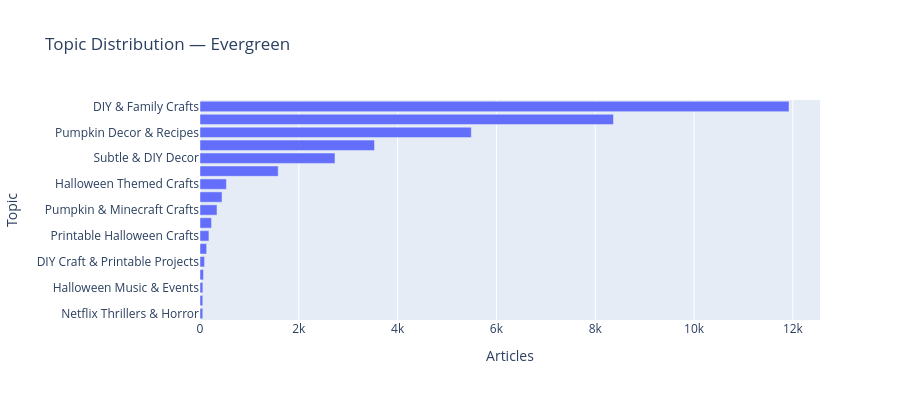
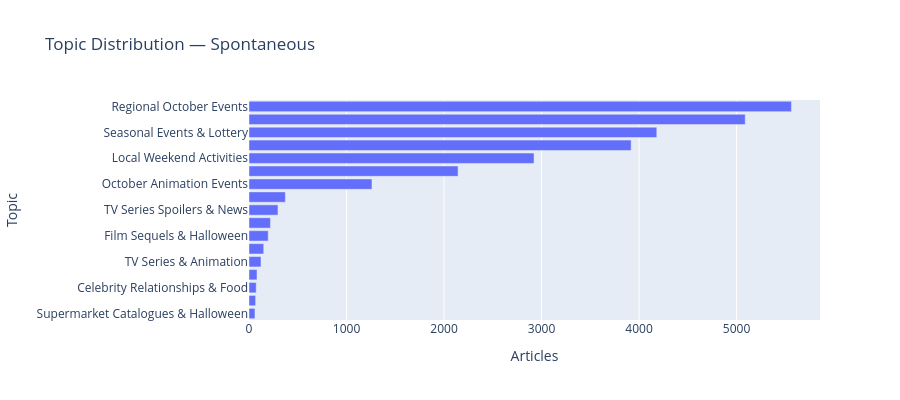
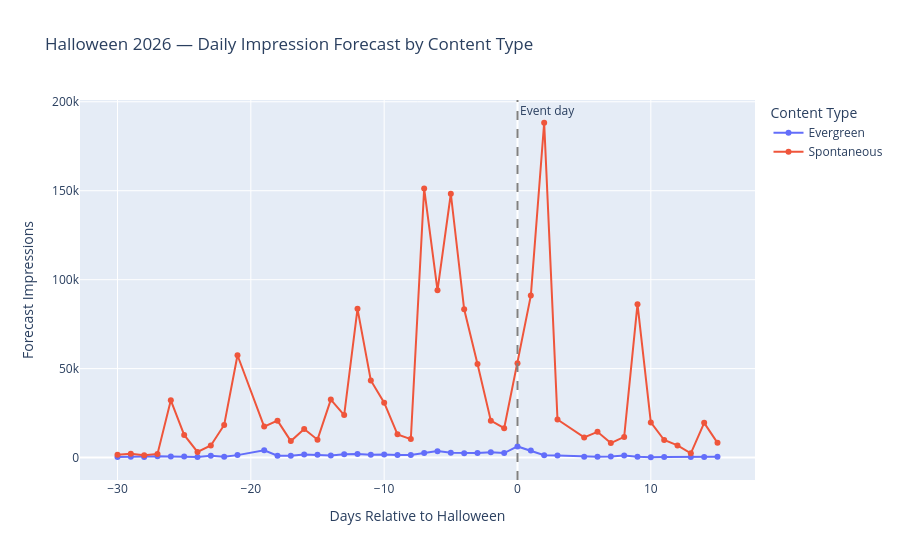
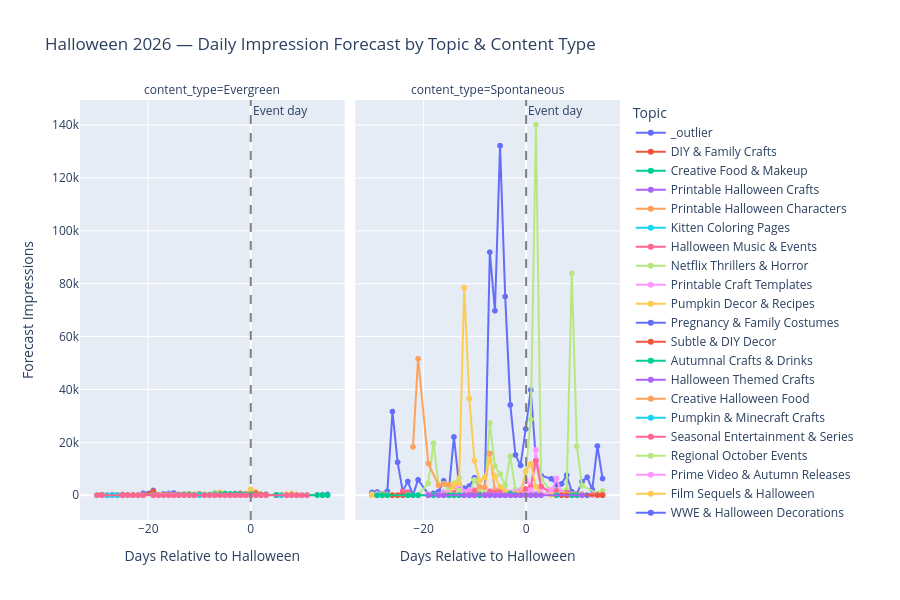

Write notebook code for charts like these, in order.
### Markdown cell above
## Step 4 — Visualize

Topic distribution per content type, daily forecast by content type, and daily forecast by topic.

### Code cell
%run 4-visualize.py

### Figure 1 — Plotly figure (JSON) as saved in the notebook; plotly's stock layout.template omitted (floating-point values rounded to 4 significant figures)
{"data": [{"hovertemplate": "Articles=%{x}<br>Topic=%{y}<extra></extra>", "legendgroup": "", "marker": {"color": "#636efa", "pattern": {"shape": ""}}, "name": "", "orientation": "h", "showlegend": false, "textposition": "auto", "type": "bar", "x": [56, 56, 58, 70, 92, 134, 181, 233, 344, 446, 534, 1583, 2732, 3532, 5491, 8368, 11921], "xaxis": "x", "y": ["Netflix Thrillers & Horror", "Printable Craft Templates", "Halloween Music & Events", "Kitten Coloring Pages", "DIY Craft & Printable Projects", "Printable Halloween Characters", "Printable Halloween Crafts", "Seasonal Entertainment & Series", "Pumpkin & Minecraft Crafts", "Creative Halloween Food", "Halloween Themed Crafts", "Autumnal Crafts & Drinks", "Subtle & DIY Decor", "Pregnancy & Family Costumes", "Pumpkin Decor & Recipes", "Creative Food & Makeup", "DIY & Family Crafts"], "yaxis": "y"}], "layout": {"barmode": "relative", "height": 400, "legend": {"tracegroupgap": 0}, "title": {"text": "Topic Distribution — Evergreen"}, "xaxis": {"anchor": "y", "domain": [0, 1], "title": {"text": "Articles"}}, "yaxis": {"anchor": "x", "domain": [0, 1], "title": {"text": "Topic"}}}}

### Figure 2 — Plotly figure (JSON) as saved in the notebook; plotly's stock layout.template omitted (floating-point values rounded to 4 significant figures)
{"data": [{"hovertemplate": "Articles=%{x}<br>Topic=%{y}<extra></extra>", "legendgroup": "", "marker": {"color": "#636efa", "pattern": {"shape": ""}}, "name": "", "orientation": "h", "showlegend": false, "textposition": "auto", "type": "bar", "x": [61, 68, 74, 82, 123, 151, 197, 220, 297, 373, 1261, 2144, 2923, 3919, 4182, 5089, 5563], "xaxis": "x", "y": ["Supermarket Catalogues & Halloween", "TV Comedies & Series News", "Celebrity Relationships & Food", "October Local Event Listings", "TV Series & Animation", "WWE & Halloween Decorations", "Film Sequels & Halloween", "Regional Culture & Events", "TV Series Spoilers & News", "Autumn Harvest & Halloween", "October Animation Events", "November Animation Festivals", "Local Weekend Activities", "Local Event Listings", "Seasonal Events & Lottery", "Prime Video & Autumn Releases", "Regional October Events"], "yaxis": "y"}], "layout": {"barmode": "relative", "height": 400, "legend": {"tracegroupgap": 0}, "title": {"text": "Topic Distribution — Spontaneous"}, "xaxis": {"anchor": "y", "domain": [0, 1], "title": {"text": "Articles"}}, "yaxis": {"anchor": "x", "domain": [0, 1], "title": {"text": "Topic"}}}}

### Figure 3 — Plotly figure (JSON) as saved in the notebook; plotly's stock layout.template omitted (floating-point values rounded to 4 significant figures)
{"data": [{"hovertemplate": "Content Type=Evergreen<br>Days Relative to Halloween=%{x}<br>Forecast Impressions=%{y}<extra></extra>", "legendgroup": "Evergreen", "line": {"color": "#636efa", "dash": "solid"}, "marker": {"symbol": "circle"}, "mode": "lines+markers", "name": "Evergreen", "orientation": "v", "showlegend": true, "type": "scatter", "x": [-30, -29, -28, -27, -26, -25, -24, -23, -22, -21, -19, -18, -17, -16, -15, -14, -13, -12, -11, -10, -9, -8, -7, -6, -5, -4, -3, -2, -1, 0, 1, 2, 3, 5, 6, 7, 8, 9, 10, 11, 13, 14, 15], "xaxis": "x", "y": [308, 548, 376, 771, 643, 579, 402, 1028, 547, 1394, 4133, 1032, 1112, 1800, 1644, 1164, 1941, 1997, 1568, 1784, 1476, 1447, 2586, 3637, 2732, 2446, 2569, 2997, 2543, 6269, 3990, 1320, 1155, 449, 453, 564, 1118, 503, 199, 389, 274, 292, 531], "yaxis": "y"}, {"hovertemplate": "Content Type=Spontaneous<br>Days Relative to Halloween=%{x}<br>Forecast Impressions=%{y}<extra></extra>", "legendgroup": "Spontaneous", "line": {"color": "#EF553B", "dash": "solid"}, "marker": {"symbol": "circle"}, "mode": "lines+markers", "name": "Spontaneous", "orientation": "v", "showlegend": true, "type": "scatter", "x": [-30, -29, -28, -27, -26, -25, -24, -23, -22, -21, -19, -18, -17, -16, -15, -14, -13, -12, -11, -10, -9, -8, -7, -6, -5, -4, -3, -2, -1, 0, 1, 2, 3, 5, 6, 7, 8, 9, 10, 11, 12, 13, 14, 15], "xaxis": "x", "y": [1594, 2110, 1383, 2079, 32189, 12755, 3218, 6835, 18357, 57523, 17438, 20782, 9277, 16068, 10074, 32625, 23908, 83598, 43389, 30867, 13056, 10407, 151237, 94035, 148300, 83342, 52614, 20764, 16510, 53014, 91060, 188199, 21409, 11351, 14477, 8141, 11647, 86247, 19749, 9866, 6843, 2416, 19540, 8306], "yaxis": "y"}], "layout": {"annotations": [{"showarrow": false, "text": "Event day", "x": 0, "xanchor": "left", "xref": "x", "y": 1, "yanchor": "top", "yref": "y domain"}], "legend": {"title": {"text": "Content Type"}, "tracegroupgap": 0}, "shapes": [{"line": {"color": "gray", "dash": "dash"}, "type": "line", "x0": 0, "x1": 0, "xref": "x", "y0": 0, "y1": 1, "yref": "y domain"}], "title": {"text": "Halloween 2026 — Daily Impression Forecast by Content Type"}, "xaxis": {"anchor": "y", "domain": [0, 1], "title": {"text": "Days Relative to Halloween"}}, "yaxis": {"anchor": "x", "domain": [0, 1], "title": {"text": "Forecast Impressions"}}}}

### Figure 4 — Plotly figure (JSON) as saved in the notebook; plotly's stock layout.template omitted (floating-point values rounded to 4 significant figures)
{"data": [{"hovertemplate": "Topic=_outlier<br>content_type=Evergreen<br>Days Relative to Halloween=%{x}<br>Forecast Impressions=%{y}<extra></extra>", "legendgroup": "_outlier", "line": {"color": "#636efa", "dash": "solid"}, "marker": {"symbol": "circle"}, "mode": "lines+markers", "name": "_outlier", "showlegend": true, "type": "scattergl", "x": [-30, -29, -28, -27, -26, -25, -24, -23, -22, -21, -19, -18, -17, -16, -15, -14, -13, -12, -11, -10, -9, -8, -7, -6, -5, -4, -3, -2, -1, 0, 1, 2, 3, 5, 6, 7, 8, 9, 10, 11, 14, 15], "xaxis": "x", "y": [39, 61, 56, 72, 101, 46, 39, 128, 45, 708, 1805, 252, 491, 676, 851, 131, 259, 150, 148, 246, 197, 221, 341, 644, 405, 238, 292, 278, 446, 532, 331, 87, 348, 75, 34, 20, 94, 77, 41, 57, 153, 322], "yaxis": "y"}, {"hovertemplate": "Topic=_outlier<br>content_type=Spontaneous<br>Days Relative to Halloween=%{x}<br>Forecast Impressions=%{y}<extra></extra>", "legendgroup": "_outlier", "line": {"color": "#636efa", "dash": "solid"}, "marker": {"symbol": "circle"}, "mode": "lines+markers", "name": "_outlier", "showlegend": false, "type": "scattergl", "x": [-30, -29, -28, -27, -26, -25, -24, -23, -22, -21, -19, -18, -17, -16, -15, -14, -13, -12, -11, -10, -9, -8, -7, -6, -5, -4, -3, -2, -1, 0, 1, 2, 3, 5, 6, 7, 8, 9, 10, 11, 12, 13, 14, 15], "xaxis": "x2", "y": [1074, 1212, 613, 1483, 31661, 12482, 1565, 5199, 50, 5842, 397, 679, 1373, 5461, 1771, 22052, 3710, 2648, 3501, 6600, 1867, 316, 91897, 69788, 132194, 75145, 34136, 15227, 11275, 25061, 39826, 13263, 7434, 6217, 3928, 4279, 7615, 1323, 546, 5185, 6814, 2132, 18609, 6305], "yaxis": "y2"}, {"hovertemplate": "Topic=DIY & Family Crafts<br>content_type=Evergreen<br>Days Relative to Halloween=%{x}<br>Forecast Impressions=%{y}<extra></extra>", "legendgroup": "DIY & Family Crafts", "line": {"color": "#EF553B", "dash": "solid"}, "marker": {"symbol": "circle"}, "mode": "lines+markers", "name": "DIY & Family Crafts", "showlegend": true, "type": "scattergl", "x": [-30, -29, -28, -27, -26, -25, -24, -23, -22, -21, -19, -18, -17, -16, -15, -14, -13, -12, -11, -10, -9, -8, -7, -6, -5, -4, -3, -2, -1, 0, 1, 2, 3, 5, 6, 7, 8, 9, 10, 11, 13, 14, 15], "xaxis": "x", "y": [47, 84, 49, 88, 93, 58, 58, 161, 103, 171, 1513, 246, 162, 262, 199, 268, 463, 372, 283, 506, 240, 246, 597, 662, 452, 488, 624, 673, 530, 1546, 772, 242, 108, 71, 19, 17, 60, 46, 25, 55, 130, 29, 62], "yaxis": "y"}, {"hovertemplate": "Topic=Creative Food & Makeup<br>content_type=Evergreen<br>Days Relative to Halloween=%{x}<br>Forecast Impressions=%{y}<extra></extra>", "legendgroup": "Creative Food & Makeup", "line": {"color": "#00cc96", "dash": "solid"}, "marker": {"symbol": "circle"}, "mode": "lines+markers", "name": "Creative Food & Makeup", "showlegend": true, "type": "scattergl", "x": [-30, -29, -28, -27, -26, -25, -24, -23, -22, -21, -19, -18, -17, -16, -15, -14, -13, -12, -11, -10, -9, -8, -7, -6, -5, -4, -3, -2, -1, 0, 1, 2, 3, 5, 6, 7, 8, 9, 10, 11, 13, 14, 15], "xaxis": "x", "y": [20, 72, 71, 111, 81, 36, 30, 80, 51, 75, 149, 61, 61, 90, 92, 136, 312, 201, 153, 174, 172, 117, 754, 328, 308, 497, 314, 417, 318, 931, 538, 159, 148, 119, 35, 39, 85, 38, 20, 38, 69, 52, 62], "yaxis": "y"}, {"hovertemplate": "Topic=Printable Halloween Crafts<br>content_type=Evergreen<br>Days Relative to Halloween=%{x}<br>Forecast Impressions=%{y}<extra></extra>", "legendgroup": "Printable Halloween Crafts", "line": {"color": "#ab63fa", "dash": "solid"}, "marker": {"symbol": "circle"}, "mode": "lines+markers", "name": "Printable Halloween Crafts", "showlegend": true, "type": "scattergl", "x": [-30, -29, -28, -27, -26, -24, -23, -22, -21, -19, -18, -17, -16, -15, -14, -13, -12, -11, -10, -9, -8, -7, -6, -5, -4, -3, -2, -1, 0, 2, 6], "xaxis": "x", "y": [9, 15, 5, 33, 23, 8, 155, 40, 53, 48, 37, 37, 87, 62, 59, 2, 94, 121, 88, 80, 58, 48, 92, 89, 65, 76, 66, 1, 46, 2, 4], "yaxis": "y"}, {"hovertemplate": "Topic=Printable Halloween Characters<br>content_type=Evergreen<br>Days Relative to Halloween=%{x}<br>Forecast Impressions=%{y}<extra></extra>", "legendgroup": "Printable Halloween Characters", "line": {"color": "#FFA15A", "dash": "solid"}, "marker": {"symbol": "circle"}, "mode": "lines+markers", "name": "Printable Halloween Characters", "showlegend": true, "type": "scattergl", "x": [-30, -29, -28, -27, -26, -25, -24, -23, -22, -21, -19, -18, -17, -16, -15, -14, -13, -12, -11, -10, -9, -8, -7, -6, -5, -4, -3, -2, 0, 1, 2], "xaxis": "x", "y": [5, 1, 9, 9, 13, 6, 5, 31, 10, 21, 44, 17, 34, 44, 25, 22, 41, 29, 54, 47, 30, 69, 43, 17, 34, 21, 76, 59, 75, 17, 7], "yaxis": "y"}, {"hovertemplate": "Topic=Kitten Coloring Pages<br>content_type=Evergreen<br>Days Relative to Halloween=%{x}<br>Forecast Impressions=%{y}<extra></extra>", "legendgroup": "Kitten Coloring Pages", "line": {"color": "#19d3f3", "dash": "solid"}, "marker": {"symbol": "circle"}, "mode": "lines+markers", "name": "Kitten Coloring Pages", "showlegend": true, "type": "scattergl", "x": [-30, -29, -27, -26, -23, -22, -19, -17, -16, -13, -12, -11, -10, -9, -8, -7, -6, -5, -4, -3, -2, 1, 2, 9, 10, 11], "xaxis": "x", "y": [0, 0, 2, 1, 1, 0, 1, 0, 1, 0, 2, 0, 0, 1, 0, 1, 1, 0, 0, 0, 0, 0, 1, 2, 1, 1], "yaxis": "y"}, {"hovertemplate": "Topic=Halloween Music & Events<br>content_type=Evergreen<br>Days Relative to Halloween=%{x}<br>Forecast Impressions=%{y}<extra></extra>", "legendgroup": "Halloween Music & Events", "line": {"color": "#FF6692", "dash": "solid"}, "marker": {"symbol": "circle"}, "mode": "lines+markers", "name": "Halloween Music & Events", "showlegend": true, "type": "scattergl", "x": [-29, -28, -17, -14, -12, -11, -8, -5, -3], "xaxis": "x", "y": [0, 0, 3, 0, 1, 0, 0, 2, 2], "yaxis": "y"}, {"hovertemplate": "Topic=Netflix Thrillers & Horror<br>content_type=Evergreen<br>Days Relative to Halloween=%{x}<br>Forecast Impressions=%{y}<extra></extra>", "legendgroup": "Netflix Thrillers & Horror", "line": {"color": "#B6E880", "dash": "solid"}, "marker": {"symbol": "circle"}, "mode": "lines+markers", "name": "Netflix Thrillers & Horror", "showlegend": true, "type": "scattergl", "x": [-22, -18, -16, -13, -5, -3, 0], "xaxis": "x", "y": [0, 0, 0, 0, 0, 0, 0], "yaxis": "y"}, {"hovertemplate": "Topic=Printable Craft Templates<br>content_type=Evergreen<br>Days Relative to Halloween=%{x}<br>Forecast Impressions=%{y}<extra></extra>", "legendgroup": "Printable Craft Templates", "line": {"color": "#FF97FF", "dash": "solid"}, "marker": {"symbol": "circle"}, "mode": "lines+markers", "name": "Printable Craft Templates", "showlegend": true, "type": "scattergl", "x": [-30, -25, -23, -21, -15, -14, -12, -10, -9, -7, -6, -4, -2, 0], "xaxis": "x", "y": [0, 0, 0, 0, 0, 0, 1, 0, 2, 0, 2, 2, 0, 0], "yaxis": "y"}, {"hovertemplate": "Topic=Pumpkin Decor & Recipes<br>content_type=Evergreen<br>Days Relative to Halloween=%{x}<br>Forecast Impressions=%{y}<extra></extra>", "legendgroup": "Pumpkin Decor & Recipes", "line": {"color": "#FECB52", "dash": "solid"}, "marker": {"symbol": "circle"}, "mode": "lines+markers", "name": "Pumpkin Decor & Recipes", "showlegend": true, "type": "scattergl", "x": [-30, -29, -28, -27, -26, -25, -24, -23, -22, -21, -19, -18, -17, -16, -15, -14, -13, -12, -11, -10, -9, -8, -7, -6, -5, -4, -3, -2, -1, 0, 1, 2, 3, 6, 7, 8, 9, 10, 11, 14, 15], "xaxis": "x", "y": [62, 43, 64, 92, 101, 86, 75, 178, 142, 167, 225, 282, 186, 322, 224, 190, 319, 564, 353, 342, 304, 335, 450, 1167, 582, 384, 370, 412, 489, 2252, 1273, 317, 217, 272, 423, 700, 186, 49, 101, 30, 33], "yaxis": "y"}, {"hovertemplate": "Topic=Pregnancy & Family Costumes<br>content_type=Evergreen<br>Days Relative to Halloween=%{x}<br>Forecast Impressions=%{y}<extra></extra>", "legendgroup": "Pregnancy & Family Costumes", "line": {"color": "#636efa", "dash": "solid"}, "marker": {"symbol": "circle"}, "mode": "lines+markers", "name": "Pregnancy & Family Costumes", "showlegend": true, "type": "scattergl", "x": [-30, -29, -28, -27, -26, -25, -24, -23, -22, -21, -19, -18, -17, -16, -15, -14, -13, -12, -11, -10, -9, -8, -7, -6, -5, -4, -3, -2, -1, 0, 1, 2, 3, 5, 6, 7, 8, 9, 10, 11, 14, 15], "xaxis": "x", "y": [22, 16, 11, 148, 80, 34, 28, 43, 19, 36, 70, 28, 28, 98, 68, 70, 75, 63, 88, 81, 72, 76, 93, 98, 69, 82, 76, 78, 62, 110, 59, 35, 156, 16, 4, 3, 6, 2, 3, 3, 3, 6], "yaxis": "y"}, {"hovertemplate": "Topic=Subtle & DIY Decor<br>content_type=Evergreen<br>Days Relative to Halloween=%{x}<br>Forecast Impressions=%{y}<extra></extra>", "legendgroup": "Subtle & DIY Decor", "line": {"color": "#EF553B", "dash": "solid"}, "marker": {"symbol": "circle"}, "mode": "lines+markers", "name": "Subtle & DIY Decor", "showlegend": true, "type": "scattergl", "x": [-30, -29, -28, -27, -26, -25, -24, -23, -22, -21, -19, -18, -17, -16, -15, -14, -13, -12, -11, -10, -9, -8, -7, -6, -5, -4, -3, -2, -1, 0, 1, 2, 3, 6, 7, 8, 9, 10, 11], "xaxis": "x", "y": [11, 203, 79, 141, 78, 256, 103, 125, 54, 72, 56, 20, 29, 46, 32, 203, 171, 152, 172, 59, 147, 65, 69, 132, 89, 152, 121, 548, 338, 404, 767, 318, 117, 53, 38, 112, 86, 41, 52], "yaxis": "y"}, {"hovertemplate": "Topic=Autumnal Crafts & Drinks<br>content_type=Evergreen<br>Days Relative to Halloween=%{x}<br>Forecast Impressions=%{y}<extra></extra>", "legendgroup": "Autumnal Crafts & Drinks", "line": {"color": "#00cc96", "dash": "solid"}, "marker": {"symbol": "circle"}, "mode": "lines+markers", "name": "Autumnal Crafts & Drinks", "showlegend": true, "type": "scattergl", "x": [-30, -29, -28, -27, -26, -25, -24, -23, -22, -21, -19, -18, -17, -16, -15, -14, -13, -12, -11, -10, -9, -8, -7, -6, -5, -4, -3, -2, -1, 0, 1, 2, 3, 5, 6, 7, 8, 9, 10, 11, 13, 14, 15], "xaxis": "x", "y": [86, 49, 26, 51, 56, 41, 40, 89, 52, 61, 197, 78, 51, 132, 63, 71, 252, 321, 176, 216, 199, 229, 150, 457, 664, 484, 570, 436, 328, 325, 152, 84, 54, 168, 31, 23, 60, 54, 15, 68, 75, 25, 46], "yaxis": "y"}, {"hovertemplate": "Topic=Halloween Themed Crafts<br>content_type=Evergreen<br>Days Relative to Halloween=%{x}<br>Forecast Impressions=%{y}<extra></extra>", "legendgroup": "Halloween Themed Crafts", "line": {"color": "#ab63fa", "dash": "solid"}, "marker": {"symbol": "circle"}, "mode": "lines+markers", "name": "Halloween Themed Crafts", "showlegend": true, "type": "scattergl", "x": [-30, -29, -28, -27, -26, -25, -24, -23, -22, -21, -19, -18, -17, -16, -15, -14, -13, -12, -11, -10, -9, -8, -7, -6, -5, -4, -3, -2, -1, 0, 1, 2], "xaxis": "x", "y": [2, 2, 1, 1, 3, 2, 3, 6, 3, 7, 5, 3, 5, 8, 3, 3, 7, 8, 10, 6, 7, 6, 4, 6, 6, 6, 16, 9, 2, 9, 2, 0], "yaxis": "y"}, {"hovertemplate": "Topic=Creative Halloween Food<br>content_type=Evergreen<br>Days Relative to Halloween=%{x}<br>Forecast Impressions=%{y}<extra></extra>", "legendgroup": "Creative Halloween Food", "line": {"color": "#FFA15A", "dash": "solid"}, "marker": {"symbol": "circle"}, "mode": "lines+markers", "name": "Creative Halloween Food", "showlegend": true, "type": "scattergl", "x": [-30, -29, -28, -27, -26, -25, -24, -23, -22, -21, -19, -18, -17, -16, -15, -14, -13, -12, -11, -10, -9, -8, -7, -6, -5, -4, -3, -2, -1, 0, 1, 2, 3, 6, 10, 11], "xaxis": "x", "y": [0, 1, 2, 3, 7, 2, 2, 8, 0, 7, 5, 3, 1, 5, 12, 2, 9, 14, 3, 6, 22, 15, 25, 8, 6, 10, 9, 12, 9, 17, 55, 40, 4, 0, 0, 1], "yaxis": "y"}, {"hovertemplate": "Topic=Pumpkin & Minecraft Crafts<br>content_type=Evergreen<br>Days Relative to Halloween=%{x}<br>Forecast Impressions=%{y}<extra></extra>", "legendgroup": "Pumpkin & Minecraft Crafts", "line": {"color": "#19d3f3", "dash": "solid"}, "marker": {"symbol": "circle"}, "mode": "lines+markers", "name": "Pumpkin & Minecraft Crafts", "showlegend": true, "type": "scattergl", "x": [-30, -29, -28, -27, -26, -25, -24, -23, -22, -21, -19, -18, -17, -16, -15, -14, -13, -12, -11, -10, -9, -8, -7, -6, -5, -4, -3, -2, -1, 0, 1, 2, 3, 6, 9, 10, 11], "xaxis": "x", "y": [3, 1, 3, 20, 6, 4, 5, 17, 5, 6, 14, 3, 6, 21, 9, 6, 26, 24, 7, 13, 3, 10, 9, 21, 18, 12, 12, 8, 19, 21, 17, 12, 2, 1, 10, 3, 9], "yaxis": "y"}, {"hovertemplate": "Topic=Seasonal Entertainment & Series<br>content_type=Evergreen<br>Days Relative to Halloween=%{x}<br>Forecast Impressions=%{y}<extra></extra>", "legendgroup": "Seasonal Entertainment & Series", "line": {"color": "#FF6692", "dash": "solid"}, "marker": {"symbol": "circle"}, "mode": "lines+markers", "name": "Seasonal Entertainment & Series", "showlegend": true, "type": "scattergl", "x": [-30, -29, -25, -24, -23, -22, -21, -19, -18, -17, -16, -15, -14, -13, -12, -11, -9, -8, -7, -6, -5, -4, -3, -2, -1, 0, 1, 2, 3, 7, 8, 9, 10, 11], "xaxis": "x", "y": [2, 0, 8, 6, 6, 23, 10, 1, 2, 18, 8, 4, 3, 5, 1, 0, 0, 0, 2, 2, 8, 5, 11, 1, 1, 1, 7, 16, 1, 1, 1, 2, 1, 4], "yaxis": "y"}, {"hovertemplate": "Topic=Regional October Events<br>content_type=Spontaneous<br>Days Relative to Halloween=%{x}<br>Forecast Impressions=%{y}<extra></extra>", "legendgroup": "Regional October Events", "line": {"color": "#B6E880", "dash": "solid"}, "marker": {"symbol": "circle"}, "mode": "lines+markers", "name": "Regional October Events", "showlegend": true, "type": "scattergl", "x": [-30, -29, -28, -27, -26, -25, -24, -23, -22, -21, -19, -18, -17, -16, -15, -14, -13, -12, -11, -10, -9, -8, -7, -6, -5, -4, -3, -2, -1, 0, 1, 2, 3, 5, 6, 7, 8, 9, 10, 11, 14, 15], "xaxis": "x2", "y": [411, 485, 434, 280, 210, 92, 91, 124, 2, 16, 4533, 19724, 3797, 4367, 1907, 4612, 6364, 365, 800, 5798, 1914, 155, 27304, 10952, 8031, 3781, 14677, 2091, 1393, 8891, 28707, 140097, 6360, 1302, 979, 1540, 2120, 83940, 18457, 3602, 676, 1654], "yaxis": "y2"}, {"hovertemplate": "Topic=Prime Video & Autumn Releases<br>content_type=Spontaneous<br>Days Relative to Halloween=%{x}<br>Forecast Impressions=%{y}<extra></extra>", "legendgroup": "Prime Video & Autumn Releases", "line": {"color": "#FF97FF", "dash": "solid"}, "marker": {"symbol": "circle"}, "mode": "lines+markers", "name": "Prime Video & Autumn Releases", "showlegend": true, "type": "scattergl", "x": [-30, -29, -28, -27, -26, -25, -24, -23, -22, -21, -19, -18, -17, -16, -15, -14, -13, -12, -11, -10, -9, -8, -7, -6, -5, -4, -3, -2, -1, 0, 1, 2, 3, 5, 6, 7, 8, 9, 10, 11, 13, 14, 15], "xaxis": "x2", "y": [17, 291, 142, 83, 83, 64, 50, 160, 2, 5, 362, 95, 261, 1245, 593, 592, 4049, 1341, 1990, 2016, 130, 70, 992, 2112, 2063, 1730, 1164, 1249, 2012, 5739, 3694, 17149, 2782, 2081, 1085, 267, 274, 180, 115, 251, 117, 43, 75], "yaxis": "y2"}, {"hovertemplate": "Topic=Film Sequels & Halloween<br>content_type=Spontaneous<br>Days Relative to Halloween=%{x}<br>Forecast Impressions=%{y}<extra></extra>", "legendgroup": "Film Sequels & Halloween", "line": {"color": "#FECB52", "dash": "solid"}, "marker": {"symbol": "circle"}, "mode": "lines+markers", "name": "Film Sequels & Halloween", "showlegend": true, "type": "scattergl", "x": [-30, -29, -27, -25, -24, -23, -22, -18, -13, -12, -11, -6, -5, -4, -3, -2, -1, 0, 1, 2, 3, 10, 11], "xaxis": "x2", "y": [3, 4, 2, 1, 5, 1, 0, 1, 1, 0, 0, 15, 449, 169, 3, 3, 4, 659, 200, 232, 57, 1, 7], "yaxis": "y2"}, {"hovertemplate": "Topic=WWE & Halloween Decorations<br>content_type=Spontaneous<br>Days Relative to Halloween=%{x}<br>Forecast Impressions=%{y}<extra></extra>", "legendgroup": "WWE & Halloween Decorations", "line": {"color": "#636efa", "dash": "solid"}, "marker": {"symbol": "circle"}, "mode": "lines+markers", "name": "WWE & Halloween Decorations", "showlegend": true, "type": "scattergl", "x": [-29, -19, -15, -14, -13, -12, -11, -10, -9, -8, -7, -6, -5, -4, -3, -2, 0, 1, 3, 9, 10], "xaxis": "x2", "y": [1, 1, 1, 26, 12, 1, 1, 1, 16, 1, 10, 1439, 76, 31, 6, 493, 231, 42, 116, 1, 0], "yaxis": "y2"}, {"hovertemplate": "Topic=TV Series & Animation<br>content_type=Spontaneous<br>Days Relative to Halloween=%{x}<br>Forecast Impressions=%{y}<extra></extra>", "legendgroup": "TV Series & Animation", "line": {"color": "#EF553B", "dash": "solid"}, "marker": {"symbol": "circle"}, "mode": "lines+markers", "name": "TV Series & Animation", "showlegend": true, "type": "scattergl", "x": [-23, -19, -18, -11, -10, -9, -7, -6, -5, -4, -3, 0, 1, 2, 10, 11], "xaxis": "x2", "y": [3, 1, 2, 2, 5, 2, 4, 21, 6, 3, 21, 216, 471, 35, 3, 7], "yaxis": "y2"}, {"hovertemplate": "Topic=October Local Event Listings<br>content_type=Spontaneous<br>Days Relative to Halloween=%{x}<br>Forecast Impressions=%{y}<extra></extra>", "legendgroup": "October Local Event Listings", "line": {"color": "#00cc96", "dash": "solid"}, "marker": {"symbol": "circle"}, "mode": "lines+markers", "name": "October Local Event Listings", "showlegend": true, "type": "scattergl", "x": [1, 2, 3], "xaxis": "x2", "y": [690, 609, 100], "yaxis": "y2"}, {"hovertemplate": "Topic=Celebrity Relationships & Food<br>content_type=Spontaneous<br>Days Relative to Halloween=%{x}<br>Forecast Impressions=%{y}<extra></extra>", "legendgroup": "Celebrity Relationships & Food", "line": {"color": "#ab63fa", "dash": "solid"}, "marker": {"symbol": "circle"}, "mode": "lines+markers", "name": "Celebrity Relationships & Food", "showlegend": true, "type": "scattergl", "x": [-29, -6, -5], "xaxis": "x2", "y": [0, 0, 0], "yaxis": "y2"}, {"hovertemplate": "Topic=TV Comedies & Series News<br>content_type=Spontaneous<br>Days Relative to Halloween=%{x}<br>Forecast Impressions=%{y}<extra></extra>", "legendgroup": "TV Comedies & Series News", "line": {"color": "#FFA15A", "dash": "solid"}, "marker": {"symbol": "circle"}, "mode": "lines+markers", "name": "TV Comedies & Series News", "showlegend": true, "type": "scattergl", "x": [-22, -21, -19, -17, -16, -15, -13, -12, -11, -10, -9, -8, -7, -6, -5, -4, -3, -2, 0, 1], "xaxis": "x2", "y": [18288, 51603, 11996, 3746, 4254, 4004, 1743, 186, 354, 1724, 3209, 2981, 15785, 1624, 112, 113, 156, 59, 48, 89], "yaxis": "y2"}, {"hovertemplate": "Topic=Supermarket Catalogues & Halloween<br>content_type=Spontaneous<br>Days Relative to Halloween=%{x}<br>Forecast Impressions=%{y}<extra></extra>", "legendgroup": "Supermarket Catalogues & Halloween", "line": {"color": "#19d3f3", "dash": "solid"}, "marker": {"symbol": "circle"}, "mode": "lines+markers", "name": "Supermarket Catalogues & Halloween", "showlegend": true, "type": "scattergl", "x": [-29, -9, -7, -6, -2, 0], "xaxis": "x2", "y": [0, 0, 0, 0, 0, 1], "yaxis": "y2"}, {"hovertemplate": "Topic=Seasonal Events & Lottery<br>content_type=Spontaneous<br>Days Relative to Halloween=%{x}<br>Forecast Impressions=%{y}<extra></extra>", "legendgroup": "Seasonal Events & Lottery", "line": {"color": "#FF6692", "dash": "solid"}, "marker": {"symbol": "circle"}, "mode": "lines+markers", "name": "Seasonal Events & Lottery", "showlegend": true, "type": "scattergl", "x": [-30, -29, -28, -27, -26, -25, -24, -23, -22, -21, -19, -18, -17, -16, -15, -14, -13, -12, -11, -10, -9, -8, -7, -6, -5, -4, -3, -2, -1, 0, 1, 2, 3, 5, 6, 7, 8, 9, 10, 11, 13, 14, 15], "xaxis": "x2", "y": [46, 40, 38, 68, 65, 52, 1431, 1147, 11, 40, 48, 77, 47, 315, 563, 924, 1544, 331, 166, 1577, 365, 107, 1508, 879, 1840, 589, 741, 455, 692, 2411, 2980, 12918, 3401, 627, 1754, 960, 1016, 426, 371, 464, 167, 180, 240], "yaxis": "y2"}, {"hovertemplate": "Topic=Local Event Listings<br>content_type=Spontaneous<br>Days Relative to Halloween=%{x}<br>Forecast Impressions=%{y}<extra></extra>", "legendgroup": "Local Event Listings", "line": {"color": "#B6E880", "dash": "solid"}, "marker": {"symbol": "circle"}, "mode": "lines+markers", "name": "Local Event Listings", "showlegend": true, "type": "scattergl", "x": [-30, -29, -28, -27, -26, -25, -24, -23, -22, -21, -19, -18, -17, -16, -15, -14, -13, -12, -11, -10, -9, -8, -7, -6, -5, -4, -3, -2, -1, 0, 1, 2, 3, 5, 6, 7, 8, 9, 10, 11, 12, 14, 15], "xaxis": "x2", "y": [10, 9, 18, 37, 32, 10, 12, 21, 0, 4, 9, 7, 14, 244, 70, 62, 1732, 234, 9, 14, 9, 4, 38, 53, 91, 42, 55, 63, 64, 194, 374, 174, 345, 161, 140, 57, 141, 31, 9, 24, 29, 11, 14], "yaxis": "y2"}, {"hovertemplate": "Topic=Local Weekend Activities<br>content_type=Spontaneous<br>Days Relative to Halloween=%{x}<br>Forecast Impressions=%{y}<extra></extra>", "legendgroup": "Local Weekend Activities", "line": {"color": "#FF97FF", "dash": "solid"}, "marker": {"symbol": "circle"}, "mode": "lines+markers", "name": "Local Weekend Activities", "showlegend": true, "type": "scattergl", "x": [-30, -29, -28, -27, -26, -25, -24, -23, -22, -21, -19, -18, -17, -16, -15, -14, -13, -12, -11, -10, -9, -8, -7, -6, -5, -4, -3, -2, -1, 0, 1, 2, 3, 5, 6, 7, 8, 9, 10, 11, 14, 15], "xaxis": "x2", "y": [10, 27, 17, 34, 32, 19, 36, 32, 2, 6, 12, 86, 32, 45, 988, 190, 205, 30, 27, 58, 45, 30, 77, 105, 163, 160, 134, 147, 255, 386, 2068, 505, 568, 934, 6414, 909, 156, 39, 35, 58, 21, 17], "yaxis": "y2"}, {"hovertemplate": "Topic=November Animation Festivals<br>content_type=Spontaneous<br>Days Relative to Halloween=%{x}<br>Forecast Impressions=%{y}<extra></extra>", "legendgroup": "November Animation Festivals", "line": {"color": "#FECB52", "dash": "solid"}, "marker": {"symbol": "circle"}, "mode": "lines+markers", "name": "November Animation Festivals", "showlegend": true, "type": "scattergl", "x": [-30, -29, -28, -27, -26, -25, -24, -23, -22, -21, -19, -18, -17, -16, -15, -14, -13, -12, -11, -10, -9, -8, -7, -6, -5, -4, -3, -2, -1, 0, 1, 2, 3, 5, 6, 7, 8, 9, 10, 11], "xaxis": "x2", "y": [23, 40, 120, 88, 103, 34, 27, 131, 2, 7, 78, 88, 4, 109, 171, 4151, 4539, 78459, 36538, 13074, 5486, 6742, 13613, 6965, 3197, 1539, 833, 608, 700, 9115, 11870, 3182, 220, 29, 172, 127, 319, 305, 189, 262], "yaxis": "y2"}, {"hovertemplate": "Topic=October Animation Events<br>content_type=Spontaneous<br>Days Relative to Halloween=%{x}<br>Forecast Impressions=%{y}<extra></extra>", "legendgroup": "October Animation Events", "line": {"color": "#636efa", "dash": "solid"}, "marker": {"symbol": "circle"}, "mode": "lines+markers", "name": "October Animation Events", "showlegend": true, "type": "scattergl", "x": [-29, -28, -27, -26, -24, -23, -22, -21, -19, -17, -16, -15, -14, -13, -12, -11, -10, -9, -8, -7, -6, -5, -4, -3, -2, -1, 0, 1, 2, 3, 6, 7, 8, 9, 10, 11, 12, 15], "xaxis": "x2", "y": [0, 0, 1, 2, 1, 0, 0, 0, 0, 0, 0, 1, 1, 3, 2, 1, 0, 1, 0, 2, 13, 22, 4, 9, 5, 4, 7, 18, 6, 1, 1, 1, 3, 0, 2, 2, 0, 0], "yaxis": "y2"}, {"hovertemplate": "Topic=Autumn Harvest & Halloween<br>content_type=Spontaneous<br>Days Relative to Halloween=%{x}<br>Forecast Impressions=%{y}<extra></extra>", "legendgroup": "Autumn Harvest & Halloween", "line": {"color": "#EF553B", "dash": "solid"}, "marker": {"symbol": "circle"}, "mode": "lines+markers", "name": "Autumn Harvest & Halloween", "showlegend": true, "type": "scattergl", "x": [-29, -28, -27, -26, -25, -24, -23, -22, -21, -19, -16, -15, -14, -13, -12, -11, -10, -9, -8, -7, -6, -5, -4, -3, -2, -1, 0, 1, 2, 3, 7, 8, 9, 10, 11, 14, 15], "xaxis": "x2", "y": [1, 1, 3, 1, 1, 0, 2, 0, 0, 1, 3, 4, 14, 5, 1, 0, 0, 2, 1, 1, 62, 48, 32, 24, 189, 94, 38, 13, 10, 1, 1, 3, 2, 0, 1, 0, 1], "yaxis": "y2"}, {"hovertemplate": "Topic=TV Series Spoilers & News<br>content_type=Spontaneous<br>Days Relative to Halloween=%{x}<br>Forecast Impressions=%{y}<extra></extra>", "legendgroup": "TV Series Spoilers & News", "line": {"color": "#00cc96", "dash": "solid"}, "marker": {"symbol": "circle"}, "mode": "lines+markers", "name": "TV Series Spoilers & News", "showlegend": true, "type": "scattergl", "x": [-29, -28, -27, -23, -22, -21, -18, -17, -16, -15, -14, -13, -12, -11, -10, -9, -8, -7, -6, -5, -4, -3, -2, -1, 0, 1, 2, 3, 6, 9, 10, 11], "xaxis": "x2", "y": [0, 0, 0, 15, 0, 0, 23, 3, 23, 1, 1, 1, 0, 0, 0, 10, 0, 3, 1, 3, 2, 647, 168, 16, 12, 14, 19, 24, 4, 0, 21, 1], "yaxis": "y2"}, {"hovertemplate": "Topic=Regional Culture & Events<br>content_type=Spontaneous<br>Days Relative to Halloween=%{x}<br>Forecast Impressions=%{y}<extra></extra>", "legendgroup": "Regional Culture & Events", "line": {"color": "#ab63fa", "dash": "solid"}, "marker": {"symbol": "circle"}, "mode": "lines+markers", "name": "Regional Culture & Events", "showlegend": true, "type": "scattergl", "x": [-19, -17, -16, -12, -11, -10, -8, -7, -6, -5, -4, -3, -2, -1, 0, 1, 2, 3, 11], "xaxis": "x2", "y": [0, 0, 2, 0, 0, 0, 0, 3, 6, 5, 2, 8, 7, 1, 5, 4, 0, 0, 2], "yaxis": "y2"}], "layout": {"annotations": [{"showarrow": false, "text": "content_type=Evergreen", "x": 0.245, "xanchor": "center", "xref": "paper", "y": 1, "yanchor": "bottom", "yref": "paper"}, {"showarrow": false, "text": "content_type=Spontaneous", "x": 0.755, "xanchor": "center", "xref": "paper", "y": 1, "yanchor": "bottom", "yref": "paper"}, {"showarrow": false, "text": "Event day", "x": 0, "xanchor": "left", "xref": "x", "y": 1, "yanchor": "top", "yref": "y domain"}, {"showarrow": false, "text": "Event day", "x": 0, "xanchor": "left", "xref": "x2", "y": 1, "yanchor": "top", "yref": "y2 domain"}], "height": 600, "legend": {"title": {"text": "Topic"}, "tracegroupgap": 0}, "shapes": [{"line": {"color": "gray", "dash": "dash"}, "type": "line", "x0": 0, "x1": 0, "xref": "x", "y0": 0, "y1": 1, "yref": "y domain"}, {"line": {"color": "gray", "dash": "dash"}, "type": "line", "x0": 0, "x1": 0, "xref": "x2", "y0": 0, "y1": 1, "yref": "y2 domain"}], "title": {"text": "Halloween 2026 — Daily Impression Forecast by Topic & Content Type"}, "xaxis": {"anchor": "y", "domain": [0, 0.49], "title": {"text": "Days Relative to Halloween"}}, "xaxis2": {"anchor": "y2", "domain": [0.51, 1], "matches": "x", "title": {"text": "Days Relative to Halloween"}}, "yaxis": {"anchor": "x", "domain": [0, 1], "title": {"text": "Forecast Impressions"}}, "yaxis2": {"anchor": "x2", "domain": [0, 1], "matches": "y", "showticklabels": false}}}
